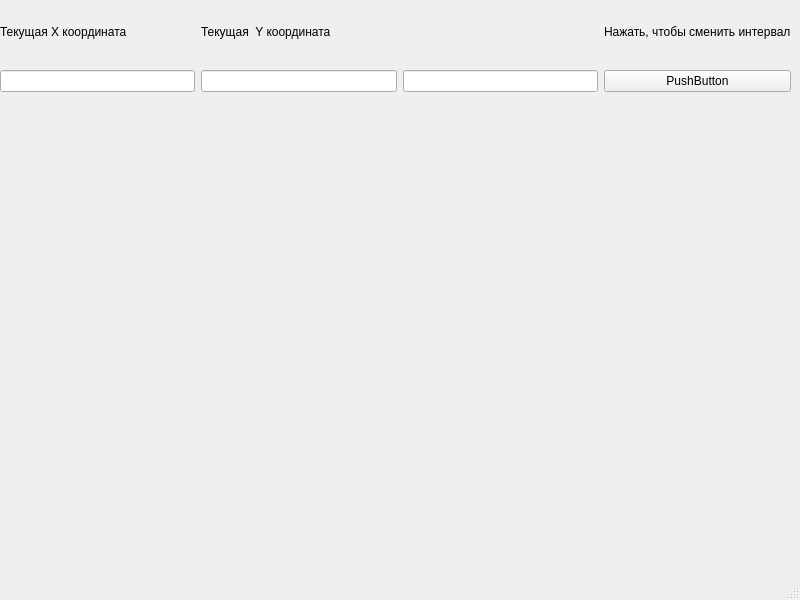
<?xml version="1.0" encoding="UTF-8"?>
<ui version="4.0">
 <class>MainWindow</class>
 <widget class="QMainWindow" name="MainWindow">
  <property name="geometry">
   <rect>
    <x>0</x>
    <y>0</y>
    <width>800</width>
    <height>600</height>
   </rect>
  </property>
  <property name="windowTitle">
   <string>MainWindow</string>
  </property>
  <widget class="QWidget" name="centralwidget">
   <widget class="QWidget" name="gridLayoutWidget">
    <property name="geometry">
     <rect>
      <x>0</x>
      <y>0</y>
      <width>791</width>
      <height>92</height>
     </rect>
    </property>
    <layout class="QGridLayout" name="gridLayout">
     <item row="1" column="2">
      <widget class="QLineEdit" name="lineEdit_2"/>
     </item>
     <item row="1" column="1">
      <widget class="QLineEdit" name="lineEdit"/>
     </item>
     <item row="0" column="3">
      <widget class="QLabel" name="label_3">
       <property name="text">
        <string/>
       </property>
      </widget>
     </item>
     <item row="0" column="1">
      <widget class="QLabel" name="label">
       <property name="text">
        <string>Текущая X координата</string>
       </property>
      </widget>
     </item>
     <item row="1" column="3">
      <widget class="QLineEdit" name="lineEdit_3"/>
     </item>
     <item row="0" column="2">
      <widget class="QLabel" name="label_2">
       <property name="text">
        <string>Текущая  Y координата</string>
       </property>
      </widget>
     </item>
     <item row="0" column="4">
      <widget class="QLabel" name="label_4">
       <property name="text">
        <string>Нажать, чтобы сменить интервал</string>
       </property>
      </widget>
     </item>
     <item row="1" column="4">
      <widget class="QPushButton" name="pushButton">
       <property name="text">
        <string>PushButton</string>
       </property>
      </widget>
     </item>
    </layout>
   </widget>
  </widget>
  <widget class="QMenuBar" name="menubar">
   <property name="geometry">
    <rect>
     <x>0</x>
     <y>0</y>
     <width>800</width>
     <height>21</height>
    </rect>
   </property>
  </widget>
  <widget class="QStatusBar" name="statusbar"/>
 </widget>
 <resources/>
 <connections/>
</ui>
